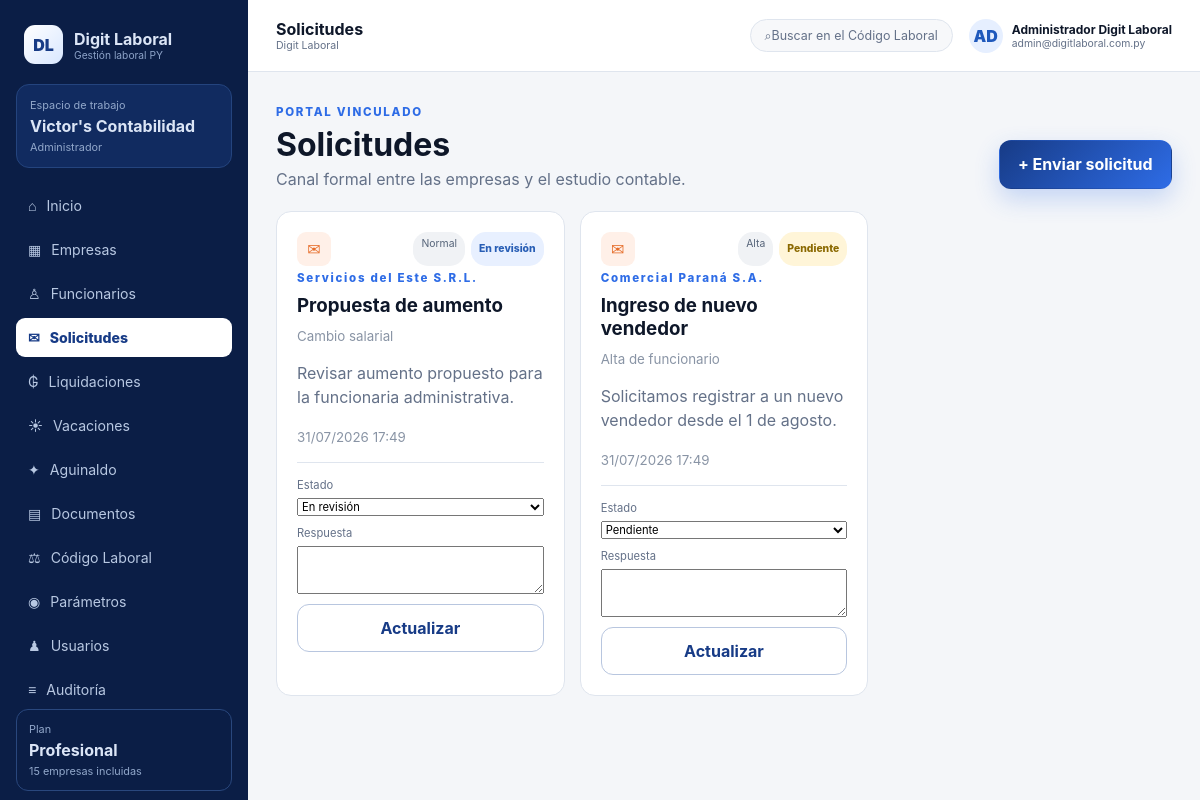
The page /app/requests (signed in) on the database as committed earlier.
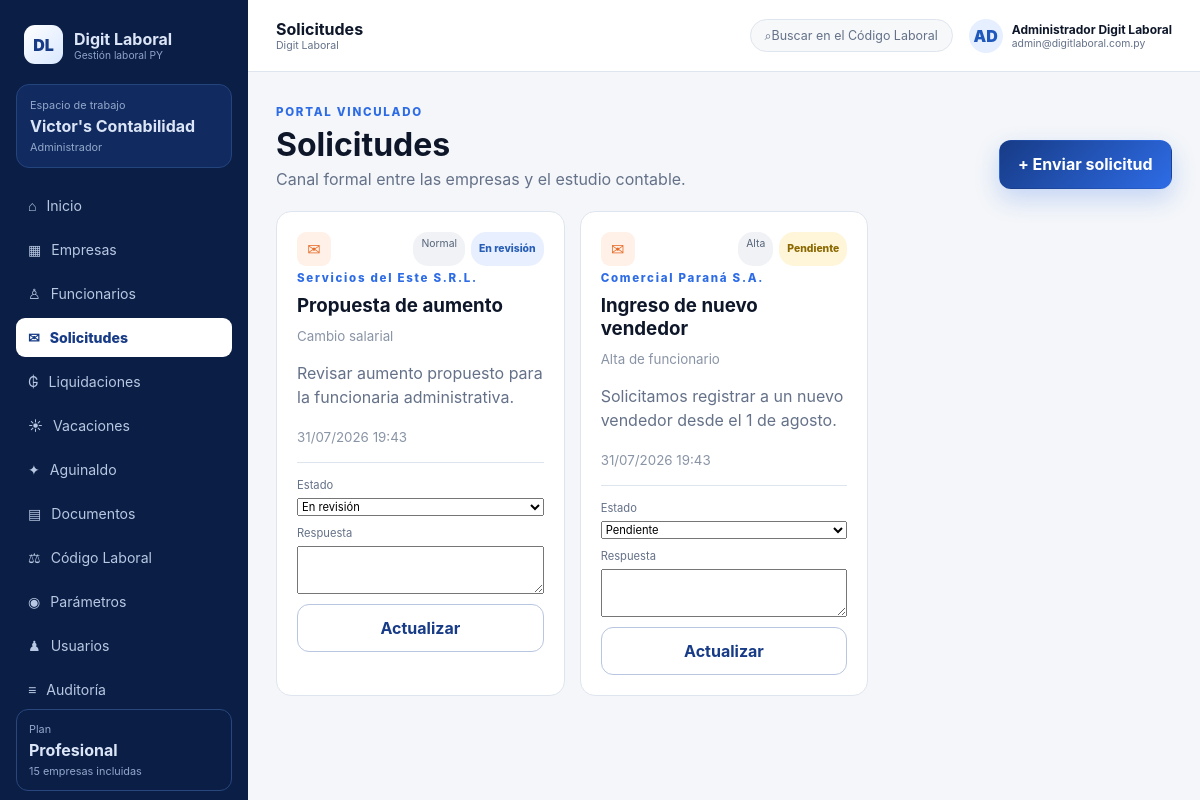
The same page on the database as committed later.
### app/models.py (models this page shows)
class Studio(Base):
    __tablename__ = "studios"
    id: Mapped[int] = mapped_column(primary_key=True)
    name: Mapped[str] = mapped_column(String(180), unique=True)
    ruc: Mapped[str] = mapped_column(String(40), default="")
    phone: Mapped[str] = mapped_column(String(60), default="")
    plan_name: Mapped[str] = mapped_column(String(80), default="Profesional")
    company_limit: Mapped[int] = mapped_column(Integer, default=15)
    active: Mapped[bool] = mapped_column(Boolean, default=True)
    payment_status: Mapped[str] = mapped_column(String(30), default="Activo")
    next_payment_at: Mapped[Optional[date]] = mapped_column(Date, nullable=True)
    created_at: Mapped[datetime] = mapped_column(DateTime, default=lambda: datetime.now(UTC))
    users: Mapped[list["User"]] = relationship(back_populates="studio")
    companies: Mapped[list["Company"]] = relationship(back_populates="studio", cascade="all, delete-orphan")

class User(Base):
    __tablename__ = "users"
    id: Mapped[int] = mapped_column(primary_key=True)
    studio_id: Mapped[Optional[int]] = mapped_column(ForeignKey("studios.id"), nullable=True, index=True)
    company_id: Mapped[Optional[int]] = mapped_column(ForeignKey("companies.id"), nullable=True, index=True)
    full_name: Mapped[str] = mapped_column(String(160))
    email: Mapped[str] = mapped_column(String(180), unique=True, index=True)
    password_hash: Mapped[str] = mapped_column(String(300))
    role: Mapped[str] = mapped_column(String(40), default="auxiliar")
    active: Mapped[bool] = mapped_column(Boolean, default=True)
    must_change_password: Mapped[bool] = mapped_column(Boolean, default=True)
    last_login_at: Mapped[Optional[datetime]] = mapped_column(DateTime, nullable=True)
    created_at: Mapped[datetime] = mapped_column(DateTime, default=lambda: datetime.now(UTC))
    studio: Mapped[Optional[Studio]] = relationship(back_populates="users")
    company: Mapped[Optional["Company"]] = relationship(back_populates="users")

class CompanyRequest(Base):
    __tablename__ = "company_requests"
    id: Mapped[int] = mapped_column(primary_key=True)
    company_id: Mapped[int] = mapped_column(ForeignKey("companies.id"), index=True)
    request_type: Mapped[str] = mapped_column(String(100))
    subject: Mapped[str] = mapped_column(String(180), default="")
    detail: Mapped[str] = mapped_column(Text)
    priority: Mapped[str] = mapped_column(String(30), default="Normal")
    status: Mapped[str] = mapped_column(String(30), default="Pendiente")
    response: Mapped[str] = mapped_column(Text, default="")
    created_at: Mapped[datetime] = mapped_column(DateTime, default=lambda: datetime.now(UTC))
    resolved_at: Mapped[Optional[datetime]] = mapped_column(DateTime, nullable=True)
    company: Mapped[Company] = relationship(back_populates="requests")

class Company(Base):
    __tablename__ = "companies"
    __table_args__ = (UniqueConstraint("studio_id", "ruc", name="uq_company_ruc_per_studio"),)
    id: Mapped[int] = mapped_column(primary_key=True)
    studio_id: Mapped[int] = mapped_column(ForeignKey("studios.id"), index=True)
    legal_name: Mapped[str] = mapped_column(String(200), index=True)
    trade_name: Mapped[str] = mapped_column(String(160), default="")
    ruc: Mapped[str] = mapped_column(String(40), index=True)
    city: Mapped[str] = mapped_column(String(100), default="Ciudad del Este")
    address: Mapped[str] = mapped_column(String(240), default="")
    phone: Mapped[str] = mapped_column(String(60), default="")
    email: Mapped[str] = mapped_column(String(180), default="")
    legal_representative: Mapped[str] = mapped_column(String(180), default="")
    ips_employer_number: Mapped[str] = mapped_column(String(80), default="")
    mtess_employer_number: Mapped[str] = mapped_column(String(80), default="")
    responsible_name: Mapped[str] = mapped_column(String(160), default="Sin asignar")
    status: Mapped[str] = mapped_column(String(30), default="Activa")
    notes: Mapped[str] = mapped_column(Text, default="")
    created_at: Mapped[datetime] = mapped_column(DateTime, default=lambda: datetime.now(UTC))
    studio: Mapped[Studio] = relationship(back_populates="companies")
    branches: Mapped[list["Branch"]] = relationship(back_populates="company", cascade="all, delete-orphan")
    employees: Mapped[list["Employee"]] = relationship(back_populates="company", cascade="all, delete-orphan")
    requests: Mapped[list["CompanyRequest"]] = relationship(back_populates="company", cascade="all, delete-orphan")
    users: Mapped[list[User]] = relationship(back_populates="company")
    payrolls: Mapped[list["Payroll"]] = relationship(back_populates="company", cascade="all, delete-orphan")
    documents: Mapped[list["Document"]] = relationship(back_populates="company", cascade="all, delete-orphan")

### app/main.py (the view)
@app.get("/app/requests", response_class=HTMLResponse)
def requests_page(request: Request, user: User = Depends(require_user), db: Session = Depends(get_db)):
    company_ids = company_ids_for_user(db, user)
    items = list(db.scalars(select(CompanyRequest).where(CompanyRequest.company_id.in_(company_ids)).order_by(CompanyRequest.created_at.desc()))) if company_ids else []
    companies = list(db.scalars(select(Company).where(Company.id.in_(company_ids)).order_by(Company.legal_name))) if company_ids else []
    return render(request, "requests.html", db, user, items=items, companies=companies)

### app/templates/requests.html (shortened to what this page needs)
{% extends "base.html" %}
{% block page_name %}Solicitudes{% endblock %}
{% block content %}
<div class="page-header"><div><span class="eyebrow">PORTAL VINCULADO</span><h1>Solicitudes</h1><p>Canal formal entre las empresas y el estudio contable.</p></div><button class="btn primary" type="button" data-modal-open="requestModal">+ Enviar solicitud</button></div>
<section class="request-grid">{% for item in items %}<article class="request-card"><div class="request-card-head"><span class="request-icon">✉</span><div class="tag-row"><span>{{ item.priority }}</span><span class="status-pill {{ item.status|lower|replace(' ', '-') }}">{{ item.status }}</span></div></div><span class="eyebrow">{{ item.company.legal_name }}</span><h3>{{ item.subject or item.request_type }}</h3><small>{{ item.request_type }}</small><p>{{ item.detail }}</p><small>{{ item.created_at.strftime('%d/%m/%Y %H:%M') }}</small>{% if item.response %}<div class="request-response"><b>Respuesta del estudio</b><p>{{ item.response }}</p></div>{% endif %}{% if user.role != 'empresa' %}<form method="post" action="/app/requests/{{ item.id }}/status" class="request-review"><label>Estado<select name="status"><option {{ 'selected' if item.status == 'Pendiente' }}>Pendiente</option><option {{ 'selected' if item.status == 'En revisión' }}>En revisión</option><option {{ 'selected' if item.status == 'Resuelta' }}>Resuelta</option><option {{ 'selected' if item.status == 'Rechazada' }}>Rechazada</option></select></label><label>Respuesta<textarea name="response" rows="3">{{ item.response }}</textarea></label><button class="btn outline" type="submit">Actualizar</button></form>{% endif %}</article>{% else %}<div class="empty-large"><h3>No hay solicitudes</h3><p>Creá una solicitud para iniciar el seguimiento.</p></div>{% endfor %}</section>
{% endblock %}

### app/templates/base.html (shortened to what this page needs)
<!doctype html>
<html lang="es">
<head>
  <link rel="stylesheet" href="{{ url_for('static', path='app.css') }}">
</head>
<body class="{% if user %}app-body{% else %}public-body{% endif %}">
{% if user %}
  <aside class="sidebar" id="sidebar">
    <a class="brand" href="{{ '/admin' if user.role == 'superadmin' else '/app' }}">
      <span class="brand-mark">DL</span>
      <span><strong>Digit Laboral</strong><small>Gestión laboral PY</small></span>
    </a>
    <div class="workspace-card">
      <span>Espacio de trabajo</span>
      <strong>{% if user.role == 'superadmin' %}Administración general{% elif studio %}{{ studio.name }}{% else %}Empresa vinculada{% endif %}</strong>
      <small>{{ user.role|replace('superadmin','Administrador general')|capitalize }}</small>
    </div>
    <nav class="side-nav">
      {% if user.role == 'superadmin' %}
        <a class="{{ 'active' if active_path.startswith('/admin') else '' }}" href="/admin"><span>⌂</span>Administración</a>
      {% else %}
        <a class="{{ 'active' if active_path == '/app' else '' }}" href="/app"><span>⌂</span>Inicio</a>
        <a class="{{ 'active' if active_path.startswith('/app/companies') else '' }}" href="/app/companies"><span>▦</span>Empresas</a>
        <a class="{{ 'active' if active_path.startswith('/app/employees') else '' }}" href="/app/employees"><span>♙</span>Funcionarios</a>
        <a class="{{ 'active' if active_path.startswith('/app/requests') else '' }}" href="/app/requests"><span>✉</span>Solicitudes</a>
        <a class="{{ 'active' if active_path.startswith('/app/payrolls') else '' }}" href="/app/payrolls"><span>₲</span>Liquidaciones</a>
        <a class="{{ 'active' if active_path.startswith('/app/vacations') else '' }}" href="/app/vacations"><span>☀</span>Vacaciones</a>
        <a class="{{ 'active' if active_path.startswith('/app/aguinaldo') else '' }}" href="/app/aguinaldo"><span>✦</span>Aguinaldo</a>
        <a class="{{ 'active' if active_path.startswith('/app/documents') else '' }}" href="/app/documents"><span>▤</span>Documentos</a>
        <a class="{{ 'active' if active_path.startswith('/app/labor-code') else '' }}" href="/app/labor-code"><span>⚖</span>Código Laboral</a>
        <a class="{{ 'active' if active_path.startswith('/app/parameters') else '' }}" href="/app/parameters"><span>◉</span>Parámetros</a>
        {% if user.role == 'administrador' %}
          <a class="{{ 'active' if active_path.startswith('/app/users') else '' }}" href="/app/users"><span>♟</span>Usuarios</a>
          <a class="{{ 'active' if active_path.startswith('/app/audit') else '' }}" href="/app/audit"><span>≡</span>Auditoría</a>
        {% endif %}
      {% endif %}
    </nav>
    <div class="sidebar-bottom">
      {% if studio %}<div class="plan-box"><span>Plan</span><strong>{{ studio.plan_name }}</strong><small>{{ studio.company_limit }} empresas incluidas</small></div>{% endif %}
    </div>
  </aside>
  <div class="app-shell">
    <header class="topbar">
      <div class="topbar-title"><strong>{% block page_name %}Panel{% endblock %}</strong><small>Digit Laboral</small></div>
      <div class="top-actions">
        {% if user.role != 'superadmin' %}<a class="global-search" href="/app/labor-code"><span>⌕</span><span>Buscar en el Código Laboral</span></a>{% endif %}
        <div class="user-chip"><span class="avatar">{{ user.full_name[:2]|upper }}</span><span><b>{{ user.full_name }}</b><small>{{ user.email }}</small></span></div>
      </div>
    </header>
    <main class="main-content">{% block content %}{% endblock %}</main>
  </div>
{% else %}
  {% block public_content %}{% endblock %}
{% endif %}
</body>
</html>

### app/static/app.css (style rules this page uses)
:root { --navy:#0b1f48;--blue:#173b86;--bright:#2e6ce6;--sky:#eaf2ff;--ink:#0e1729;--muted:#647188;--line:#dfe5ee;--soft:#f5f7fa;--white:#fff;--green:#14a478;--orange:#f47c36;--violet:#6b43d6;--danger:#c43c3c;--shadow:0 16px 40px rgba(21,42,86,.10) }
* { box-sizing:border-box }
html { scroll-behavior:smooth }
body { margin:0;font-family:Inter,ui-sans-serif,system-ui,-apple-system,"Segoe UI",sans-serif;color:var(--ink);background:var(--soft) }
a { text-decoration:none;color:inherit }
button,input,select,textarea { font:inherit }
.btn { display:inline-flex;align-items:center;justify-content:center;gap:.5rem;border:1px solid transparent;border-radius:12px;padding:.82rem 1.15rem;font-weight:750;cursor:pointer }
.btn.primary { background:linear-gradient(135deg,var(--blue),var(--bright));color:#fff;box-shadow:0 10px 24px rgba(46,108,230,.24) }
.btn.outline { background:transparent;border-color:#b8c6df;color:var(--blue) }
.eyebrow { font-size:.72rem;letter-spacing:.15em;font-weight:850;color:var(--bright) }
.app-body { background:#f4f6f9 }
.sidebar { position:fixed;left:0;top:0;bottom:0;width:248px;background:#0b1e46;color:#dbe5f6;padding:20px 16px;display:flex;flex-direction:column;z-index:40 }
.brand { display:flex;align-items:center;gap:11px;padding:5px 8px 20px }
.brand-mark { width:39px;height:39px;border-radius:11px;background:linear-gradient(135deg,#fff,#d8e7ff);color:#173b86;display:grid;place-items:center;font-weight:900 }
.brand span:last-child { display:flex;flex-direction:column }
.brand small { color:#8da3c8;font-size:.64rem }
.workspace-card { background:#112b60;border:1px solid #24447e;border-radius:13px;padding:13px;margin-bottom:18px;display:grid;gap:4px }
.workspace-card span,.workspace-card small,.plan-box span,.plan-box small { font-size:.68rem;color:#91a7ca }
.side-nav { display:grid;gap:5px }
.side-nav a { padding:11px 12px;border-radius:9px;display:flex;gap:10px;align-items:center;font-size:.88rem;color:#b8c8e2 }
.side-nav a:hover,.side-nav a.active { background:#fff;color:#173b86;font-weight:800 }
.sidebar-bottom { margin-top:auto;display:grid;gap:12px }
.plan-box { border:1px solid #29477d;border-radius:12px;padding:12px;display:grid;gap:4px }
.app-shell { margin-left:248px;min-height:100vh }
.topbar { height:72px;background:#fff;border-bottom:1px solid var(--line);display:flex;align-items:center;justify-content:space-between;padding:0 28px;position:sticky;top:0;z-index:25 }
.topbar-title { display:flex;flex-direction:column }
.topbar-title small { color:var(--muted);font-size:.66rem }
.top-actions { display:flex;align-items:center;gap:16px }
.global-search { border:1px solid var(--line);background:#f7f8fa;border-radius:20px;padding:8px 14px;color:var(--muted);font-size:.78rem }
.user-chip { display:flex;align-items:center;gap:9px }
.user-chip>span:last-child { display:flex;flex-direction:column;font-size:.75rem }
.user-chip small { color:var(--muted);font-size:.65rem }
.avatar { width:34px;height:34px;border-radius:50%;background:#e6efff;color:#1f59bc;display:grid;place-items:center;font-weight:900 }
.main-content { padding:28px;max-width:1500px;margin:auto }
.tag-row { display:flex;flex-wrap:wrap;gap:6px }
.tag-row>span { background:#f0f2f5;border-radius:15px;padding:5px 8px;font-size:.65rem;color:#57657a }
.request-icon { width:34px;height:34px;border-radius:9px;background:#fff0e8;color:#e66d2a;display:grid;place-items:center }
.status-pill { display:inline-flex;align-items:center;padding:5px 9px;border-radius:20px;font-size:.65rem;font-weight:800;background:#edf1f6;color:#526175 }
.status-pill.pendiente { background:#fff5d8;color:#8b6900 }
.status-pill.en-revisión { background:#e8f0ff;color:#285eb5 }
.page-header { display:flex;align-items:flex-end;justify-content:space-between;margin-bottom:22px }
.page-header h1 { font-size:2rem;margin:.3rem 0 }
.page-header p { margin:0;color:var(--muted) }
.request-grid { display:grid;grid-template-columns:repeat(3,1fr);gap:15px }
.request-card { background:#fff;border:1px solid var(--line);border-radius:15px;padding:20px }
.request-card-head { display:flex;justify-content:space-between }
.request-card h3 { margin:.5rem 0 }
.request-card p { color:var(--muted);line-height:1.55 }
.request-card>small { color:#8994a5 }
.request-review { display:grid;gap:10px;margin-top:16px;padding-top:15px;border-top:1px solid var(--line) }
.request-review label { display:grid;gap:6px;font-size:.7rem;color:var(--muted) }
.request-review textarea { resize:vertical }

Rows that differ between the two databases and show on the page:
changed CompanyRequest "Propuesta de aumento": created_at "31/07/2026 17:49" → "31/07/2026 19:43"
changed CompanyRequest "Ingreso de nuevo vendedor": created_at "31/07/2026 17:49" → "31/07/2026 19:43"
